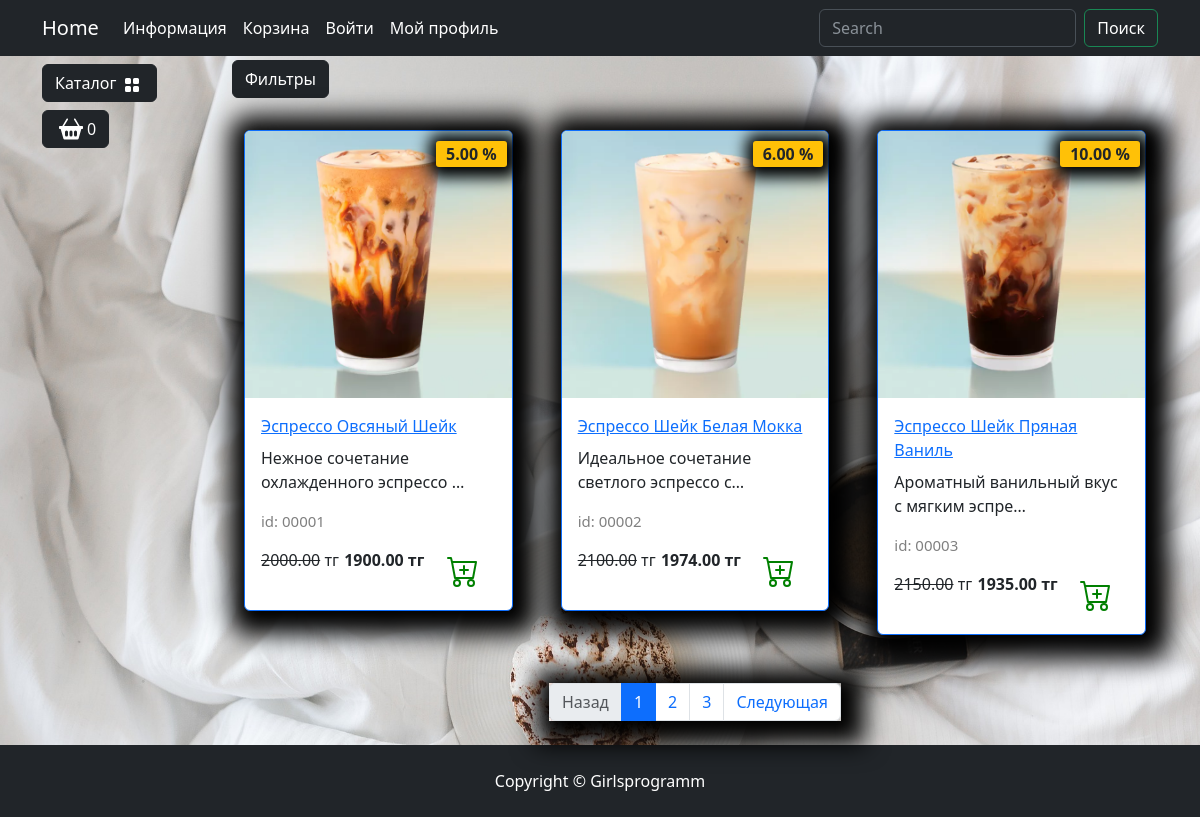
The page /catalog/allcoffee/ on the database its author committed.
### goods/models.py (models this page shows, shortened)
class Products(models.Model):
    name = models.CharField(max_length=150, unique=True, verbose_name='Название')
    slug = models.SlugField(max_length=200, unique=True, blank=True, null=True, verbose_name='URL')
    description = models.TextField(blank=True, null=True, verbose_name='Описание')
    image = models.ImageField(upload_to='goods_images', blank=True, null=True, verbose_name='Изображение')
    price = models.DecimalField(default=0.00, max_digits=7, decimal_places=2, verbose_name='Цена')
    discount = models.DecimalField(default=0.00, max_digits=4, decimal_places=2, verbose_name='Скидка в %')
    quantity = models.PositiveIntegerField(default=0, verbose_name='Количество')
    category = models.ForeignKey(to=Categories, on_delete=models.CASCADE, verbose_name='Категория')
    class Meta:
        db_table: str = 'product'
        verbose_name = 'Продукт'
        verbose_name_plural = 'Продукты'
        ordering = ("id",)
    def display_id(self):
        return f"{self.id:05}"
    def sell_price(self):
        if self.discount:
            return round(self.price - self.price*self.discount/100, 2)
        return self.price

### goods/views.py (the view)
# urls.py: path('catalog/', include('goods.urls', namespace='catalog')),
def catalog(request, category_slug=None):
    page = request.GET.get('page', 1)
    on_sale = request.GET.get('on_sale', None)
    order_by = request.GET.get('order_by', None)
    query = request.GET.get('q', None)
    if category_slug == "allcoffee":
        goods = Products.objects.all()
    elif query:
        goods = q_search(query)
    else:
        goods = get_list_or_404(Products.objects.filter(category__slug=category_slug))
    if on_sale:
        goods = goods.filter(discount__gt=0)
    if order_by and order_by != "default":
        goods = goods.order_by(order_by)
    paginator = Paginator(goods, 3)
    current_page = paginator.page(int(page))
    context = {
        "title": "coffee - Каталог",
        "goods": current_page,
        "slug_url": category_slug
    }
    return render(request, "goods/catalog.html", context)

### goods/templatetags/goods_tags.py (called while the page is built)
@register.simple_tag()
def tag_categories():
    return Categories.objects.all()

@register.simple_tag(takes_context=True)
def change_params(context, **kwargs):
    query = context['request'].GET.dict()
    query.update(kwargs)
    return urlencode(query)

### goods/templates/goods/catalog.html (shortened to what this page needs)
{% extends "base.html" %}
{% load static %}
{% load goods_tags %}
{% block content %}
<div class="row">
    <div class="dropdown mb-2">
        <button class="btn btn-secondary dropdown-toggle btn-dark" type="button" data-bs-toggle="dropdown"
            aria-expanded="false">
            Фильтры
        </button>
    </div>
    {% for product in goods %}
    <div class="col-lg-4 col-md-6 p-4">
        <div class="card border-primary rounded custom-shadow">
            {% if product.image %}
                <img src="{{ product.image.url }}" class="card-img-top" alt="{{ product.name }}">
            {% else %}
                <img src="{% static "deps/images/Not found image.png" %}" class="card-img-top" alt="...">
            {% endif %}
            <div class="card-body">
                <a href="{% url "catalog:product" product.slug %}">
                    <p class="card-title">
                        {% autoescape off %}
                            {% if product.headline%}
                            {{product.headline}}
                            {% else %}
                            {{ product.name }}
                            {% endif %}
                        {% endautoescape %}
                    </p>
                </a>
                <p class="card-text">
                    {% autoescape off %}
                        {% if product.bodyline%}
                        {{product.bodyline|truncatechars:100}}
                        {% else %}
                        {{ product.description|truncatechars:40 }}
                        {% endif %}
                    {% endautoescape %}
                </p>
                <p class="product_id">id: {{ product.display_id }}</p>
                <div class="d-flex justify-content-between">
                    {% if product.discount %}
                        <p><s>{{product.price}}</s> тг</p>
                        <p><strong>{{ product.sell_price }} тг</strong></p>
                        <span class="badge bg-warning text-dark">{{ product.discount }} %</span>
                    {% else %}
                        <p><strong>{{ product.price }}</strong></p>
                    {% endif %}
                    <a href="#" class="btn add-to-cart">
                        <img class="mx-1" src="{% static "deps/icons/cart-plus.svg" %}" alt="Catalog Icon"
                            width="32" height="32">
                    </a>
                </div>
            </div>
        </div>
    </div>
    {% endfor %}
</div>
{% if goods %}
<nav aria-label="Page navigation example">
    <ul class="pagination justify-content-center my-4">
        <div class="custom-shadow d-flex">
            <li class="page-item {% if not goods.has_previous %}disabled{% endif %}">
              <a class="page-link" href="{% if goods.has_previous %}?{% change_params page=goods.previous_page_number %}{% else %}#{% endif %}">Назад</a>
            </li>
             {% for page in goods.paginator.page_range %}
             {% if page >= goods.number|add:-2 and page <= goods.number|add:2 %}
                <li class="page-item {% if goods.number == page %}active{% endif %}">
                    <a class="page-link" href="?{% change_params page=page %}">{{ page }}</a>
                </li>
            {% endif %}
            {% endfor %}
            <li class="page-item {% if not goods.has_next %}disabled{% endif %}">
                <a class="page-link" href="{% if goods.has_next %}?{% change_params page=goods.next_page_number %}{% else %}#{% endif %}">Следующая</a>
              </li>
        </div>
    </ul>
</nav>
{% endif %}
{% endblock %}
{% block footer %}
<footer class="py-4 bg-dark">
    <div class="container">
        <p class="m-0 text-center text-white">Copyright &copy; Girlsprogramm</p>
    </div>
</footer>
{% endblock %}

### templates/base.html (shortened to what this page needs)
{% load static %}
{% load goods_tags %}
<!DOCTYPE html>
<html lang="en">
<head>
    <link rel="stylesheet" href="{% static "deps/css/bootstrap/bootstrap.min.css" %}">
    <link rel="stylesheet" href="{% static "deps/css/my_css.css" %}">
</head>
<body>
    <header>
        <nav class="navbar navbar-expand-lg bg-dark" data-bs-theme="dark">
            <div class="container">
                <a class="navbar-brand" href="{% url "main:index" %}">Home</a>
                <div class="collapse navbar-collapse" id="navbarSupportedContent">
                    <ul class="navbar-nav me-auto mb-2 mb-lg-0">
                        <li class="nav-item dropdown ">
                            <a class="nav-link dropdown-toggle text-white" href="#" role="button"
                                data-bs-toggle="dropdown" aria-expanded="false">
                                Информация
                            </a>
                        </li>
                        <li class="nav-item">
                            <a class="nav-link  text-white" href="carts/cart.html">Корзина</a>
                        </li>
                        <li class="nav-item">
                            <a class="nav-link  text-white" href="{% url "user:login" %}">Войти</a>
                        </li>
                        <li class="nav-item dropdown ">
                            <a class="nav-link dropdown-toggle text-white" href="#" role="button"
                                data-bs-toggle="dropdown" aria-expanded="false">
                                Мой профиль
                            </a>
                        </li>
                    </ul>
                    <form class="d-flex" role="search" action="{% url "catalog:search" %}" method="get">
                        <input class="form-control me-2" type="search" name="q" placeholder="Search" aria-label="Search">
                        <button class="btn btn-outline-success text-white" type="submit">Поиск</button>
                    </form>
                </div>
            </div>
        </nav>
    </header>
    <section>
        <div class="container">
            <div class="row mt-1 position-fixed z-3">
                <div class="dropdown mb-2">
                    <button class="btn btn-secondary dropdown-toggle btn-dark" type="button" data-bs-toggle="dropdown"
                        aria-expanded="false">
                        Каталог
                        <img class="mx-1" src="{% static "deps/icons/grid-fill.svg" %}" alt="Catalog Icon" width="16" height="16">
                    </button>
                        {% tag_categories as categories %}
                </div>
                <div>
                    <button type="button" class="btn btn-dark btn-secondary d-flex" id="modalButton"
                        aria-expanded="false">
                        <img class="mx-1" src="{% static "deps/icons/basket2-fill.svg" %}" alt="Catalog Icon" width="24"
                            height="24">
                        <span id="goods-in-cart-count">0</span>
                    </button>
                </div>
            </div>
        </div>
        <div class="container">
            <div class="row mt-1">
                <div class="col-lg-2">
                </div>
                <div class="col-lg-10">
                    {% block content %}{% endblock %}
                </div>
            </div>
        </div>
    </section>
    {% block footer %}{% endblock %}
</body>
</html>

### main/static/deps/css/my_css.css (style rules this page uses)
body { background-image: url("../images/coffee-image.jpg"); background-repeat: no-repeat; background-attachment: fixed; background-position: center center; background-size: cover; height: 100%; }
.dropdown-toggle::after { content: none; }
.custom-shadow { box-shadow: 5px 5px 25px 19px #000000; }
.product_id { color: gray; font-size: 15px; }
.badge.bg-warning.text-dark { position: absolute; top: 10px; right: 5px; z-index: 1; padding: 5px 10px; border-radius: 3px; font-size: 1rem; box-shadow: 2px 2px 15px 9px #000000; }

### rows shown on the page
Products: image (picture), name "Эспрессо Овсяный Шейк", description "Нежное сочетание охлажденного эспрессо …", display_id "00001", price "2000.00", sell_price "1900.00", discount "5.00"
Products: image (picture), name "Эспрессо Шейк Белая Мокка", description "Идеальное сочетание светлого эспрессо с…", display_id "00002", price "2100.00", sell_price "1974.00", discount "6.00"
Products: image (picture), name "Эспрессо Шейк Пряная Ваниль", description "Ароматный ванильный вкус с мягким эспре…", display_id "00003", price "2150.00", sell_price "1935.00", discount "10.00"

### other values the page prints
{{ page }} "1" "2" "3"
